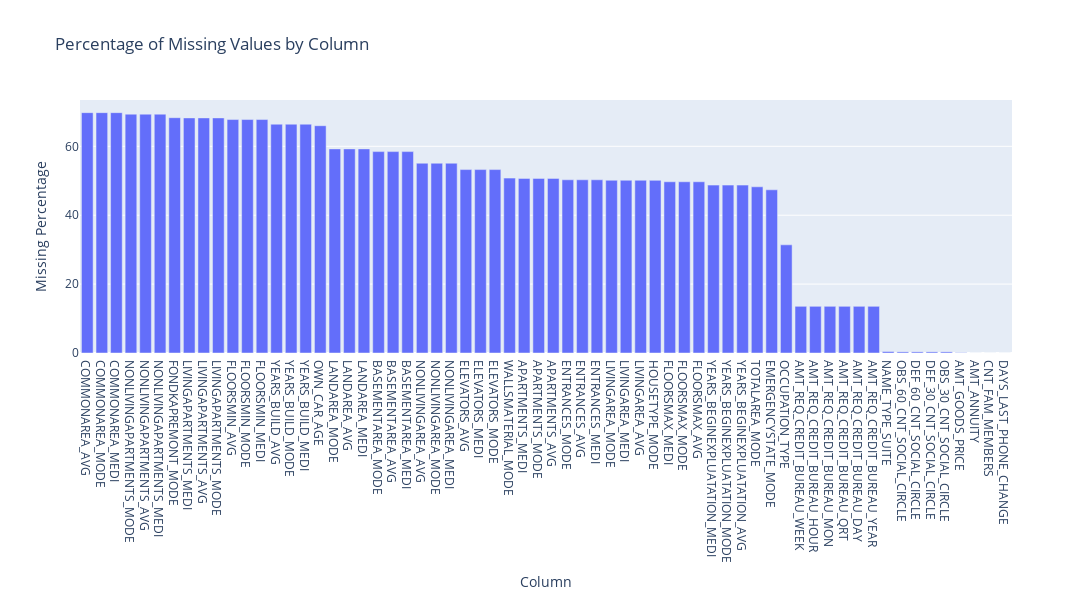

This figure's notebook cell:
### Markdown cell above
### 5.4 Checking missing values

### Code cell
# Calculate the percentage of missing values for each column
missing_percent = x_train.isnull().sum() / len(x_train) * 100
missing_percent = missing_percent[missing_percent > 0]
missing_percent.sort_values(ascending=False, inplace=True)

plot_df = pd.DataFrame({
    'Column': missing_percent.index,
    'Missing Percentage': missing_percent.values
})

fig = px.bar(plot_df, x='Column', y='Missing Percentage', title='Percentage of Missing Values by Column')
fig.update_xaxes(categoryorder='total descending')  # Sort x-axis categories by missing percentage

fig.update_layout(
    xaxis_type='category',
    xaxis=dict(tickmode='array', tickvals=plot_df['Column'], ticktext=plot_df['Column']),
    autosize=True,
    width=1200,
    height=600,
)

# Show the interactive plot
fig.show()

### Figure 1 — Plotly figure (JSON) as saved in the notebook; plotly's stock layout.template omitted (floating-point values rounded to 4 significant figures)
{"data": [{"alignmentgroup": "True", "hovertemplate": "Column=%{x}<br>Missing Percentage=%{y}<extra></extra>", "legendgroup": "", "marker": {"color": "#636efa", "pattern": {"shape": ""}}, "name": "", "offsetgroup": "", "orientation": "v", "showlegend": false, "textposition": "auto", "type": "bar", "x": ["COMMONAREA_AVG", "COMMONAREA_MODE", "COMMONAREA_MEDI", "NONLIVINGAPARTMENTS_MODE", "NONLIVINGAPARTMENTS_AVG", "NONLIVINGAPARTMENTS_MEDI", "FONDKAPREMONT_MODE", "LIVINGAPARTMENTS_MEDI", "LIVINGAPARTMENTS_AVG", "LIVINGAPARTMENTS_MODE", "FLOORSMIN_AVG", "FLOORSMIN_MODE", "FLOORSMIN_MEDI", "YEARS_BUILD_AVG", "YEARS_BUILD_MODE", "YEARS_BUILD_MEDI", "OWN_CAR_AGE", "LANDAREA_MODE", "LANDAREA_AVG", "LANDAREA_MEDI", "BASEMENTAREA_MODE", "BASEMENTAREA_AVG", "BASEMENTAREA_MEDI", "NONLIVINGAREA_AVG", "NONLIVINGAREA_MODE", "NONLIVINGAREA_MEDI", "ELEVATORS_AVG", "ELEVATORS_MEDI", "ELEVATORS_MODE", "WALLSMATERIAL_MODE", "APARTMENTS_MEDI", "APARTMENTS_MODE", "APARTMENTS_AVG", "ENTRANCES_MODE", "ENTRANCES_AVG", "ENTRANCES_MEDI", "LIVINGAREA_MODE", "LIVINGAREA_MEDI", "LIVINGAREA_AVG", "HOUSETYPE_MODE", "FLOORSMAX_MEDI", "FLOORSMAX_MODE", "FLOORSMAX_AVG", "YEARS_BEGINEXPLUATATION_MEDI", "YEARS_BEGINEXPLUATATION_MODE", "YEARS_BEGINEXPLUATATION_AVG", "TOTALAREA_MODE", "EMERGENCYSTATE_MODE", "OCCUPATION_TYPE", "AMT_REQ_CREDIT_BUREAU_WEEK", "AMT_REQ_CREDIT_BUREAU_HOUR", "AMT_REQ_CREDIT_BUREAU_MON", "AMT_REQ_CREDIT_BUREAU_QRT", "AMT_REQ_CREDIT_BUREAU_DAY", "AMT_REQ_CREDIT_BUREAU_YEAR", "NAME_TYPE_SUITE", "OBS_60_CNT_SOCIAL_CIRCLE", "DEF_60_CNT_SOCIAL_CIRCLE", "DEF_30_CNT_SOCIAL_CIRCLE", "OBS_30_CNT_SOCIAL_CIRCLE", "AMT_GOODS_PRICE", "AMT_ANNUITY", "CNT_FAM_MEMBERS", "DAYS_LAST_PHONE_CHANGE"], "xaxis": "x", "y": [69.77, 69.77, 69.77, 69.33, 69.33, 69.33, 68.31, 68.25, 68.25, 68.25, 67.77, 67.77, 67.77, 66.42, 66.42, 66.42, 65.98, 59.26, 59.26, 59.26, 58.47, 58.47, 58.47, 55.09, 55.09, 55.09, 53.24, 53.24, 53.24, 50.77, 50.69, 50.69, 50.69, 50.28, 50.28, 50.28, 50.15, 50.15, 50.15, 50.12, 49.71, 49.71, 49.71, 48.74, 48.74, 48.74, 48.24, 47.38, 31.4, 13.56, 13.56, 13.56, 13.56, 13.56, 13.56, 0.42, 0.3294, 0.3294, 0.3294, 0.3294, 0.09152, 0.004646, 0.0009291, 0.0004646], "yaxis": "y"}], "layout": {"autosize": true, "barmode": "relative", "height": 600, "legend": {"tracegroupgap": 0}, "title": {"text": "Percentage of Missing Values by Column"}, "width": 1200, "xaxis": {"anchor": "y", "categoryorder": "total descending", "domain": [0, 1], "tickmode": "array", "ticktext": ["COMMONAREA_AVG", "COMMONAREA_MODE", "COMMONAREA_MEDI", "NONLIVINGAPARTMENTS_MODE", "NONLIVINGAPARTMENTS_AVG", "NONLIVINGAPARTMENTS_MEDI", "FONDKAPREMONT_MODE", "LIVINGAPARTMENTS_MEDI", "LIVINGAPARTMENTS_AVG", "LIVINGAPARTMENTS_MODE", "FLOORSMIN_AVG", "FLOORSMIN_MODE", "FLOORSMIN_MEDI", "YEARS_BUILD_AVG", "YEARS_BUILD_MODE", "YEARS_BUILD_MEDI", "OWN_CAR_AGE", "LANDAREA_MODE", "LANDAREA_AVG", "LANDAREA_MEDI", "BASEMENTAREA_MODE", "BASEMENTAREA_AVG", "BASEMENTAREA_MEDI", "NONLIVINGAREA_AVG", "NONLIVINGAREA_MODE", "NONLIVINGAREA_MEDI", "ELEVATORS_AVG", "ELEVATORS_MEDI", "ELEVATORS_MODE", "WALLSMATERIAL_MODE", "APARTMENTS_MEDI", "APARTMENTS_MODE", "APARTMENTS_AVG", "ENTRANCES_MODE", "ENTRANCES_AVG", "ENTRANCES_MEDI", "LIVINGAREA_MODE", "LIVINGAREA_MEDI", "LIVINGAREA_AVG", "HOUSETYPE_MODE", "FLOORSMAX_MEDI", "FLOORSMAX_MODE", "FLOORSMAX_AVG", "YEARS_BEGINEXPLUATATION_MEDI", "YEARS_BEGINEXPLUATATION_MODE", "YEARS_BEGINEXPLUATATION_AVG", "TOTALAREA_MODE", "EMERGENCYSTATE_MODE", "OCCUPATION_TYPE", "AMT_REQ_CREDIT_BUREAU_WEEK", "AMT_REQ_CREDIT_BUREAU_HOUR", "AMT_REQ_CREDIT_BUREAU_MON", "AMT_REQ_CREDIT_BUREAU_QRT", "AMT_REQ_CREDIT_BUREAU_DAY", "AMT_REQ_CREDIT_BUREAU_YEAR", "NAME_TYPE_SUITE", "OBS_60_CNT_SOCIAL_CIRCLE", "DEF_60_CNT_SOCIAL_CIRCLE", "DEF_30_CNT_SOCIAL_CIRCLE", "OBS_30_CNT_SOCIAL_CIRCLE", "AMT_GOODS_PRICE", "AMT_ANNUITY", "CNT_FAM_MEMBERS", "DAYS_LAST_PHONE_CHANGE"], "tickvals": ["COMMONAREA_AVG", "COMMONAREA_MODE", "COMMONAREA_MEDI", "NONLIVINGAPARTMENTS_MODE", "NONLIVINGAPARTMENTS_AVG", "NONLIVINGAPARTMENTS_MEDI", "FONDKAPREMONT_MODE", "LIVINGAPARTMENTS_MEDI", "LIVINGAPARTMENTS_AVG", "LIVINGAPARTMENTS_MODE", "FLOORSMIN_AVG", "FLOORSMIN_MODE", "FLOORSMIN_MEDI", "YEARS_BUILD_AVG", "YEARS_BUILD_MODE", "YEARS_BUILD_MEDI", "OWN_CAR_AGE", "LANDAREA_MODE", "LANDAREA_AVG", "LANDAREA_MEDI", "BASEMENTAREA_MODE", "BASEMENTAREA_AVG", "BASEMENTAREA_MEDI", "NONLIVINGAREA_AVG", "NONLIVINGAREA_MODE", "NONLIVINGAREA_MEDI", "ELEVATORS_AVG", "ELEVATORS_MEDI", "ELEVATORS_MODE", "WALLSMATERIAL_MODE", "APARTMENTS_MEDI", "APARTMENTS_MODE", "APARTMENTS_AVG", "ENTRANCES_MODE", "ENTRANCES_AVG", "ENTRANCES_MEDI", "LIVINGAREA_MODE", "LIVINGAREA_MEDI", "LIVINGAREA_AVG", "HOUSETYPE_MODE", "FLOORSMAX_MEDI", "FLOORSMAX_MODE", "FLOORSMAX_AVG", "YEARS_BEGINEXPLUATATION_MEDI", "YEARS_BEGINEXPLUATATION_MODE", "YEARS_BEGINEXPLUATATION_AVG", "TOTALAREA_MODE", "EMERGENCYSTATE_MODE", "OCCUPATION_TYPE", "AMT_REQ_CREDIT_BUREAU_WEEK", "AMT_REQ_CREDIT_BUREAU_HOUR", "AMT_REQ_CREDIT_BUREAU_MON", "AMT_REQ_CREDIT_BUREAU_QRT", "AMT_REQ_CREDIT_BUREAU_DAY", "AMT_REQ_CREDIT_BUREAU_YEAR", "NAME_TYPE_SUITE", "OBS_60_CNT_SOCIAL_CIRCLE", "DEF_60_CNT_SOCIAL_CIRCLE", "DEF_30_CNT_SOCIAL_CIRCLE", "OBS_30_CNT_SOCIAL_CIRCLE", "AMT_GOODS_PRICE", "AMT_ANNUITY", "CNT_FAM_MEMBERS", "DAYS_LAST_PHONE_CHANGE"], "title": {"text": "Column"}, "type": "category"}, "yaxis": {"anchor": "x", "domain": [0, 1], "title": {"text": "Missing Percentage"}}}}
